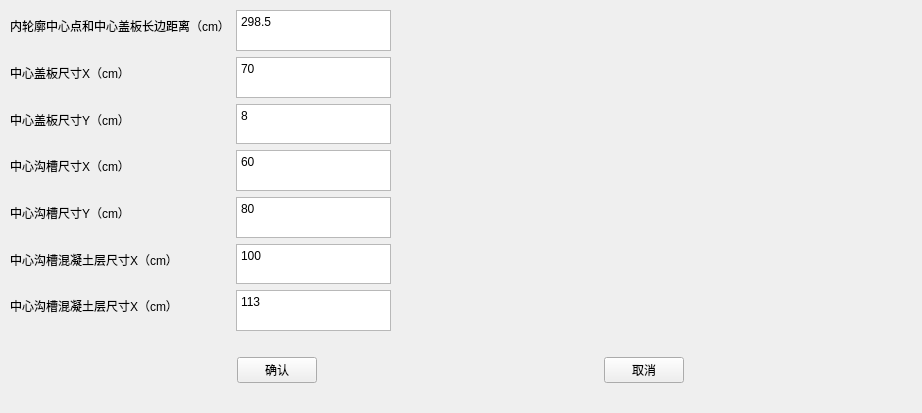
<?xml version="1.0" encoding="UTF-8"?>
<ui version="4.0">
 <class>CenterGroove</class>
 <widget class="QWidget" name="CenterGroove">
  <property name="geometry">
   <rect>
    <x>0</x>
    <y>0</y>
    <width>922</width>
    <height>413</height>
   </rect>
  </property>
  <property name="windowTitle">
   <string>中心沟参数</string>
  </property>
  <widget class="QWidget" name="horizontalLayoutWidget">
   <property name="geometry">
    <rect>
     <x>0</x>
     <y>340</y>
     <width>921</width>
     <height>61</height>
    </rect>
   </property>
   <layout class="QHBoxLayout" name="horizontalLayout">
    <property name="spacing">
     <number>50</number>
    </property>
    <item>
     <spacer name="horizontalSpacer_2">
      <property name="orientation">
       <enum>Qt::Horizontal</enum>
      </property>
      <property name="sizeHint" stdset="0">
       <size>
        <width>40</width>
        <height>20</height>
       </size>
      </property>
     </spacer>
    </item>
    <item>
     <widget class="QPushButton" name="btn2_1_1">
      <property name="text">
       <string>确认</string>
      </property>
     </widget>
    </item>
    <item>
     <spacer name="horizontalSpacer_3">
      <property name="orientation">
       <enum>Qt::Horizontal</enum>
      </property>
      <property name="sizeHint" stdset="0">
       <size>
        <width>40</width>
        <height>20</height>
       </size>
      </property>
     </spacer>
    </item>
    <item>
     <widget class="QPushButton" name="btn2_1_2">
      <property name="text">
       <string>取消</string>
      </property>
     </widget>
    </item>
    <item>
     <spacer name="horizontalSpacer">
      <property name="orientation">
       <enum>Qt::Horizontal</enum>
      </property>
      <property name="sizeHint" stdset="0">
       <size>
        <width>40</width>
        <height>20</height>
       </size>
      </property>
     </spacer>
    </item>
   </layout>
  </widget>
  <widget class="QWidget" name="widget" native="true">
   <property name="geometry">
    <rect>
     <x>10</x>
     <y>10</y>
     <width>381</width>
     <height>321</height>
    </rect>
   </property>
   <layout class="QFormLayout" name="formLayout">
    <item row="0" column="0">
     <widget class="QLabel" name="label">
      <property name="minimumSize">
       <size>
        <width>216</width>
        <height>0</height>
       </size>
      </property>
      <property name="text">
       <string>内轮廓中心点和中心盖板长边距离（cm）</string>
      </property>
     </widget>
    </item>
    <item row="0" column="1">
     <widget class="QTextEdit" name="P1_O1_Ydistance">
      <property name="maximumSize">
       <size>
        <width>229</width>
        <height>16777215</height>
       </size>
      </property>
      <property name="html">
       <string>&lt;!DOCTYPE HTML PUBLIC &quot;-//W3C//DTD HTML 4.0//EN&quot; &quot;http://www.w3.org/TR/REC-html40/strict.dtd&quot;&gt;
&lt;html&gt;&lt;head&gt;&lt;meta name=&quot;qrichtext&quot; content=&quot;1&quot; /&gt;&lt;style type=&quot;text/css&quot;&gt;
p, li { white-space: pre-wrap; }
&lt;/style&gt;&lt;/head&gt;&lt;body style=&quot; font-family:'SimSun'; font-size:9pt; font-weight:400; font-style:normal;&quot;&gt;
&lt;p style=&quot; margin-top:0px; margin-bottom:0px; margin-left:0px; margin-right:0px; -qt-block-indent:0; text-indent:0px;&quot;&gt;298.5&lt;/p&gt;&lt;/body&gt;&lt;/html&gt;</string>
      </property>
     </widget>
    </item>
    <item row="1" column="0">
     <widget class="QLabel" name="label_2">
      <property name="text">
       <string>中心盖板尺寸X（cm）</string>
      </property>
     </widget>
    </item>
    <item row="1" column="1">
     <widget class="QTextEdit" name="centercover_Xlength">
      <property name="html">
       <string>&lt;!DOCTYPE HTML PUBLIC &quot;-//W3C//DTD HTML 4.0//EN&quot; &quot;http://www.w3.org/TR/REC-html40/strict.dtd&quot;&gt;
&lt;html&gt;&lt;head&gt;&lt;meta name=&quot;qrichtext&quot; content=&quot;1&quot; /&gt;&lt;style type=&quot;text/css&quot;&gt;
p, li { white-space: pre-wrap; }
&lt;/style&gt;&lt;/head&gt;&lt;body style=&quot; font-family:'SimSun'; font-size:9pt; font-weight:400; font-style:normal;&quot;&gt;
&lt;p style=&quot; margin-top:0px; margin-bottom:0px; margin-left:0px; margin-right:0px; -qt-block-indent:0; text-indent:0px;&quot;&gt;70&lt;/p&gt;&lt;/body&gt;&lt;/html&gt;</string>
      </property>
     </widget>
    </item>
    <item row="2" column="0">
     <widget class="QLabel" name="label_6">
      <property name="text">
       <string>中心盖板尺寸Y（cm）</string>
      </property>
     </widget>
    </item>
    <item row="2" column="1">
     <widget class="QTextEdit" name="centercover_Ylength">
      <property name="html">
       <string>&lt;!DOCTYPE HTML PUBLIC &quot;-//W3C//DTD HTML 4.0//EN&quot; &quot;http://www.w3.org/TR/REC-html40/strict.dtd&quot;&gt;
&lt;html&gt;&lt;head&gt;&lt;meta name=&quot;qrichtext&quot; content=&quot;1&quot; /&gt;&lt;style type=&quot;text/css&quot;&gt;
p, li { white-space: pre-wrap; }
&lt;/style&gt;&lt;/head&gt;&lt;body style=&quot; font-family:'SimSun'; font-size:9pt; font-weight:400; font-style:normal;&quot;&gt;
&lt;p style=&quot; margin-top:0px; margin-bottom:0px; margin-left:0px; margin-right:0px; -qt-block-indent:0; text-indent:0px;&quot;&gt;8&lt;/p&gt;&lt;/body&gt;&lt;/html&gt;</string>
      </property>
     </widget>
    </item>
    <item row="4" column="0">
     <widget class="QLabel" name="label_8">
      <property name="text">
       <string>中心沟槽尺寸X（cm）</string>
      </property>
     </widget>
    </item>
    <item row="4" column="1">
     <widget class="QTextEdit" name="centergroove_Xlength">
      <property name="html">
       <string>&lt;!DOCTYPE HTML PUBLIC &quot;-//W3C//DTD HTML 4.0//EN&quot; &quot;http://www.w3.org/TR/REC-html40/strict.dtd&quot;&gt;
&lt;html&gt;&lt;head&gt;&lt;meta name=&quot;qrichtext&quot; content=&quot;1&quot; /&gt;&lt;style type=&quot;text/css&quot;&gt;
p, li { white-space: pre-wrap; }
&lt;/style&gt;&lt;/head&gt;&lt;body style=&quot; font-family:'SimSun'; font-size:9pt; font-weight:400; font-style:normal;&quot;&gt;
&lt;p style=&quot; margin-top:0px; margin-bottom:0px; margin-left:0px; margin-right:0px; -qt-block-indent:0; text-indent:0px;&quot;&gt;60&lt;/p&gt;&lt;/body&gt;&lt;/html&gt;</string>
      </property>
     </widget>
    </item>
    <item row="5" column="0">
     <widget class="QLabel" name="label_9">
      <property name="text">
       <string>中心沟槽尺寸Y（cm）</string>
      </property>
     </widget>
    </item>
    <item row="5" column="1">
     <widget class="QTextEdit" name="centergroove_Ylength">
      <property name="html">
       <string>&lt;!DOCTYPE HTML PUBLIC &quot;-//W3C//DTD HTML 4.0//EN&quot; &quot;http://www.w3.org/TR/REC-html40/strict.dtd&quot;&gt;
&lt;html&gt;&lt;head&gt;&lt;meta name=&quot;qrichtext&quot; content=&quot;1&quot; /&gt;&lt;style type=&quot;text/css&quot;&gt;
p, li { white-space: pre-wrap; }
&lt;/style&gt;&lt;/head&gt;&lt;body style=&quot; font-family:'SimSun'; font-size:9pt; font-weight:400; font-style:normal;&quot;&gt;
&lt;p style=&quot; margin-top:0px; margin-bottom:0px; margin-left:0px; margin-right:0px; -qt-block-indent:0; text-indent:0px;&quot;&gt;80&lt;/p&gt;&lt;/body&gt;&lt;/html&gt;</string>
      </property>
     </widget>
    </item>
    <item row="8" column="0">
     <widget class="QLabel" name="label_3">
      <property name="text">
       <string>中心沟槽混凝土层尺寸X（cm）</string>
      </property>
     </widget>
    </item>
    <item row="8" column="1">
     <widget class="QTextEdit" name="centerconcrete_Xlength">
      <property name="html">
       <string>&lt;!DOCTYPE HTML PUBLIC &quot;-//W3C//DTD HTML 4.0//EN&quot; &quot;http://www.w3.org/TR/REC-html40/strict.dtd&quot;&gt;
&lt;html&gt;&lt;head&gt;&lt;meta name=&quot;qrichtext&quot; content=&quot;1&quot; /&gt;&lt;style type=&quot;text/css&quot;&gt;
p, li { white-space: pre-wrap; }
&lt;/style&gt;&lt;/head&gt;&lt;body style=&quot; font-family:'SimSun'; font-size:9pt; font-weight:400; font-style:normal;&quot;&gt;
&lt;p style=&quot; margin-top:0px; margin-bottom:0px; margin-left:0px; margin-right:0px; -qt-block-indent:0; text-indent:0px;&quot;&gt;100&lt;/p&gt;&lt;/body&gt;&lt;/html&gt;</string>
      </property>
     </widget>
    </item>
    <item row="10" column="0">
     <widget class="QLabel" name="label_7">
      <property name="text">
       <string>中心沟槽混凝土层尺寸X（cm）</string>
      </property>
     </widget>
    </item>
    <item row="10" column="1">
     <widget class="QTextEdit" name="centerconcrete_Ylength">
      <property name="html">
       <string>&lt;!DOCTYPE HTML PUBLIC &quot;-//W3C//DTD HTML 4.0//EN&quot; &quot;http://www.w3.org/TR/REC-html40/strict.dtd&quot;&gt;
&lt;html&gt;&lt;head&gt;&lt;meta name=&quot;qrichtext&quot; content=&quot;1&quot; /&gt;&lt;style type=&quot;text/css&quot;&gt;
p, li { white-space: pre-wrap; }
&lt;/style&gt;&lt;/head&gt;&lt;body style=&quot; font-family:'SimSun'; font-size:9pt; font-weight:400; font-style:normal;&quot;&gt;
&lt;p style=&quot; margin-top:0px; margin-bottom:0px; margin-left:0px; margin-right:0px; -qt-block-indent:0; text-indent:0px;&quot;&gt;113&lt;/p&gt;&lt;/body&gt;&lt;/html&gt;</string>
      </property>
     </widget>
    </item>
   </layout>
  </widget>
  <widget class="QLabel" name="label_4">
   <property name="geometry">
    <rect>
     <x>420</x>
     <y>30</y>
     <width>451</width>
     <height>281</height>
    </rect>
   </property>
   <property name="styleSheet">
    <string notr="true">border-image: url(:/CenterGroove.png);</string>
   </property>
   <property name="text">
    <string/>
   </property>
  </widget>
 </widget>
 <resources>
  <include location="Resource.qrc"/>
 </resources>
 <connections/>
</ui>
